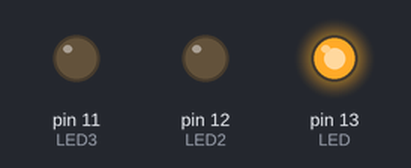
A sketch run on a simulated Arduino Uno, built with avr-gcc and run on an emulated ATmega328P. Parts: output pins drawn as LEDs (lit = HIGH).

Above: at 0.5 s.
At 1.5 s:
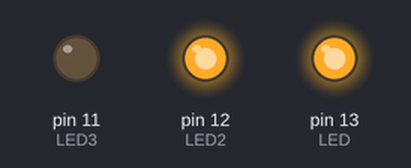
At 2.5 s:
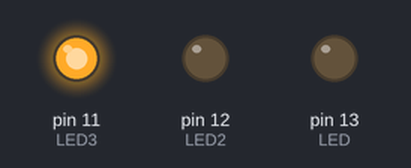
At 3.5 s:
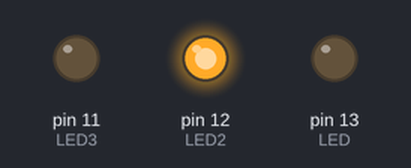
Timing chart, 0 to 5.2 s (numbered marks = the images above):
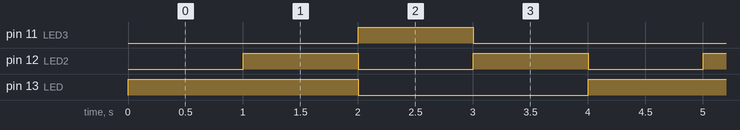

Measured:
- by itself, pin 11 (LED3): alternates HIGH for 1.0 s and LOW for 3.0 s
- by itself, pin 12 (LED2): alternates HIGH for 1.0 s and LOW for 1.0 s
- by itself, pin 13 (LED): alternates HIGH for 2.0 s and LOW for 2.0 s

The sketch:

Ampel_S5_nr_2.ino
```cpp
//Tyler Deck
//Ampelschaltung
//5.12.2022

 int LED = 13;
 int LED2 = 12;
 int LED3 = 11;


void setup()
{
 pinMode(LED,OUTPUT); //Pin wird auf output gestellt
 pinMode(LED2,OUTPUT);
 pinMode(LED3,OUTPUT);
}

void loop() {
digitalWrite(LED,HIGH); //geht an
delay(1000);            //Pause (1 sekunde)
digitalWrite(LED2,HIGH);
delay(1000);
digitalWrite(LED,LOW);
digitalWrite(LED2,LOW);
digitalWrite(LED3,HIGH);
delay(1000);
digitalWrite(LED3,LOW);
digitalWrite(LED2,HIGH);
delay(1000);
digitalWrite(LED2,LOW);

}
```
